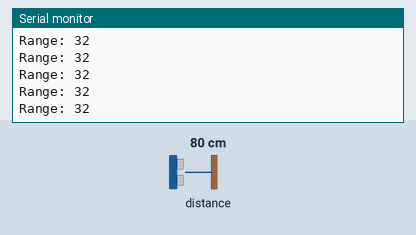
This sketch was run on a simulated ESP32-C6. Parts: the last lines printed to the serial monitor. Inputs (shaded band) come from the test bench; at power-on: distance to the obstacle 80 cm.

Above: at 1.2 s.
1.3 s: distance to the obstacle set to 2 cm
At 1.49 s:
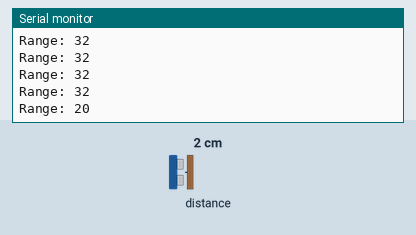
2.8 s: distance to the obstacle set to 4 cm
At 2.82 s:
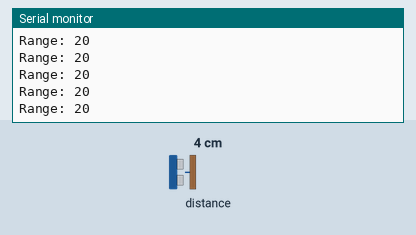
Timing chart, 0 to 5.8 s (numbered marks = the images above; inputs shaded):
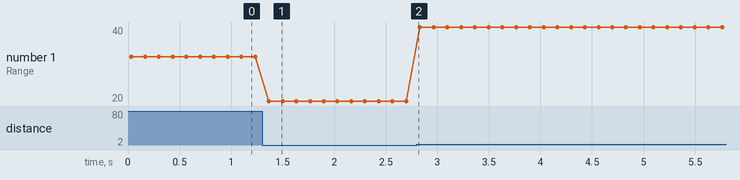

The sketch:

TOF050C.ino
```cpp
/**********************************************************************************************
*  TOF050C Time-of-flight sensor mit V16180x
*  optimale Entfernungs-Range: 0 - 22cm
*  Installiere Adafruit_VL6180X Library von Adafruit.
*  Anschluss an ESP32-C6 (Kommunikation per I2C -> dafür die Wire-Library):
*  Sensor: Vin  <->  ESP32-C6: 3.3V
*  Sensor: GND  <->  ESP32-C6: GND
*  Sensor: SDA  <->  ESP32-C6: GPIO6
*  Sensor: SCL  <->  ESP32-C6: GPIO7
*  Sensor: INT  <->  ESP32-C6: nicht verbunden
*  Sensor: SHUT <->  ESP32-C6: nicht verbunden
***********************************************************************************************/

#include <Wire.h>
#include "Adafruit_VL6180X.h"

Adafruit_VL6180X vl = Adafruit_VL6180X();

void setup() {
  Serial.begin(115200);

  // I2C mit benutzerdefinierten Pins initialisieren
  Wire.begin(6, 7); // SDA = GPIO6, SCL = GPIO7

  Serial.println("Adafruit VL6180x test!");
  if (! vl.begin()) {
    Serial.println("Failed to find sensor");
    while (1);
  }
  Serial.println("Sensor found!");
}

void loop() {
  // float lux = vl.readLux(VL6180X_ALS_GAIN_5);

  // Serial.print("Lux: "); Serial.println(lux);

  uint8_t range = vl.readRange();
  uint8_t status = vl.readRangeStatus();

  if (status == VL6180X_ERROR_NONE) {
    Serial.print("Range: "); Serial.println(range);
  }

  delay(100);
}
```

Measured:
- after the input at 1.3 s, the serial monitor: prints a new line after 0.07 s (image 1)
- plotted number 1: 32 → 20 after the input at 1.3 s, 20 → 40 after the input at 2.8 s
